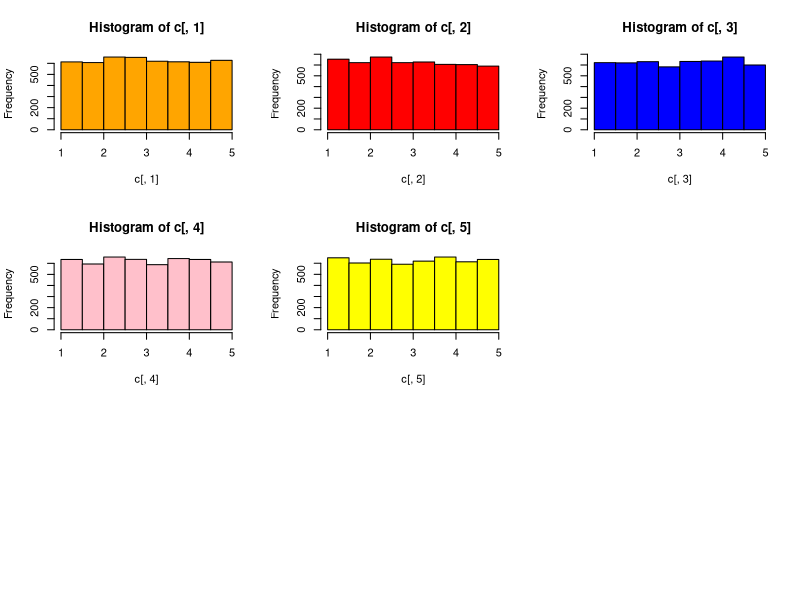
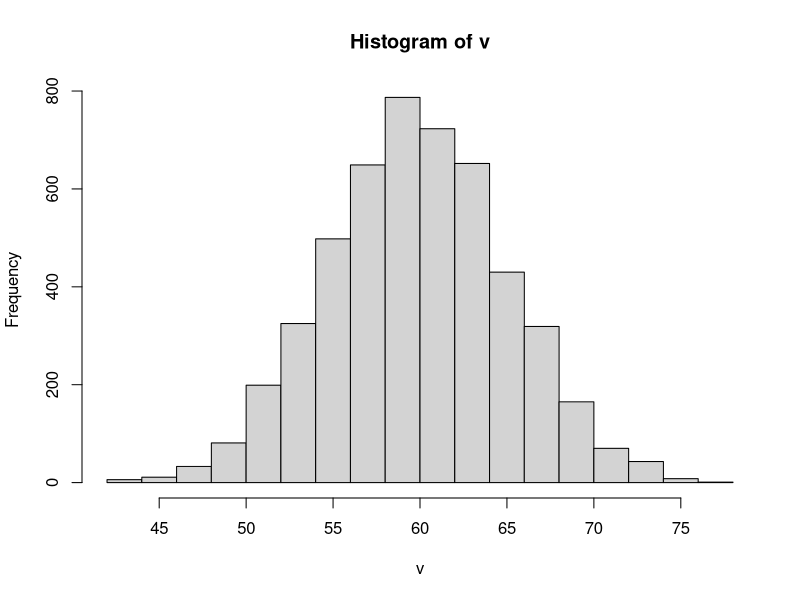

R code for these plots, in order: (Note: this script raises an error after producing the figures.)
getwd()
setwd("/Users/saidbouatra/Statistical_software/statist_R_dev_git/StatS_P2")

#   Ejercicio 1: Una técnica operatoria tiene un 4% de complicaciones. 
# ¿Cuál es la probabilidad de que si se realiza la técnica 96 veces haya 2 complicaciones? 

dbinom(2, size = 96 , prob = 0.04) 

# ¿Cuál es la probabilidad de que si se realiza la técnica 101 veces haya más de 4 complicaciones?  

pbinom(4 , size = 101 , prob = 0.04 , lower.tail = FALSE)

# Ejercicio 2: La duración media de la estancia hospitalaria de una enfermedad es de 9 ± 3 días (media y desviación estándar). 
# Suponiendo que se trata de una distribución normal, calcula la probabilidad de que una estancia dure entre 8 y 15 días. 

pnorm(15,9,3) - pnorm(8,9,3)

# Hallar el valor crítico de t para el que el área bajo la cola derecha de la f. de densidad de la variable aleatoria t de Student sea 0.05, para el caso de que la variable aleatoria T tenga 16 grados de libertad (g. l.). Representad gráficamente y comentad.  


qt(0.05 , 16 , lower.tail = FALSE) 

## Sección 2. Teorema Central del Límite.  
# Ejercicio 4  (Demostración):  A. Genera 100,000 valores aleatorios de acuerdo a una distribución uniforme con mínimo 1 y máximo 5.
set.seed(1234567)
a <- runif(100000 , min = 1 , max = 5)
c <- matrix(a,ncol = 20)
par(mfrow = c(3,3))
hist(c[,1],col = "orange")
hist(c[,2],col = "red")
hist(c[,3],col = "blue")
hist(c[,4],col = "pink")
hist(c[,5], col = "yellow")

# C. Crea un vector que guarde la suma de los valores por fila. 

v <- apply(c,1,sum)
head(v,5)
#Realiza un histograma con referencia a la distribución normal.
par(mfrow = c(1,1))
hist(v,breaks = "Sturges")
hist(dnorm(a), mean(a),sd(a),add = TRUE ,col = "red")
# diagrama cuantil-cuantil (qq.plot) con referencia a la distribución normal.

qqplot(v, labels = FALSE)


# Sección 3. Funciones y estructuras de control. 
# Ejercicio 6 
check_natural <- function(x) {  
  divisores <- c()     
  if (as.integer(x) == x) {   
    cat(x ," es natural y sus divisores son:","\n")         
    for (i in (1:x)) {          
      if (x %% i == 0) {
    divisores <- c(i)            
      cat(divisores,sep = "\n")
      }}     
  } else { 
    warning(x," no es un numero natural")
  }
  } 
# ejecutamos dos numeros para verificar la funcion check_natural.
check_natural(6)
check_natural(5.5)

# Ejercicio 7

my_fibo <- function(n) {
  fibonacci <- numeric(n)
  fibonacci[1] <- fibonacci[2] <- 1
  for( i in 3:n ) {
    fibonacci[i] <- fibonacci[i - 2] + fibonacci[i - 1]
   print(fibonacci[i])
}}
my_fibo(12) # solo para verificar la funcion.

# Ejercicio 8: Centrémonos en la familia “Apply”. Explica para qué usamos estas funciones y genera un ejemplo práctico para cada una de ellas.  








